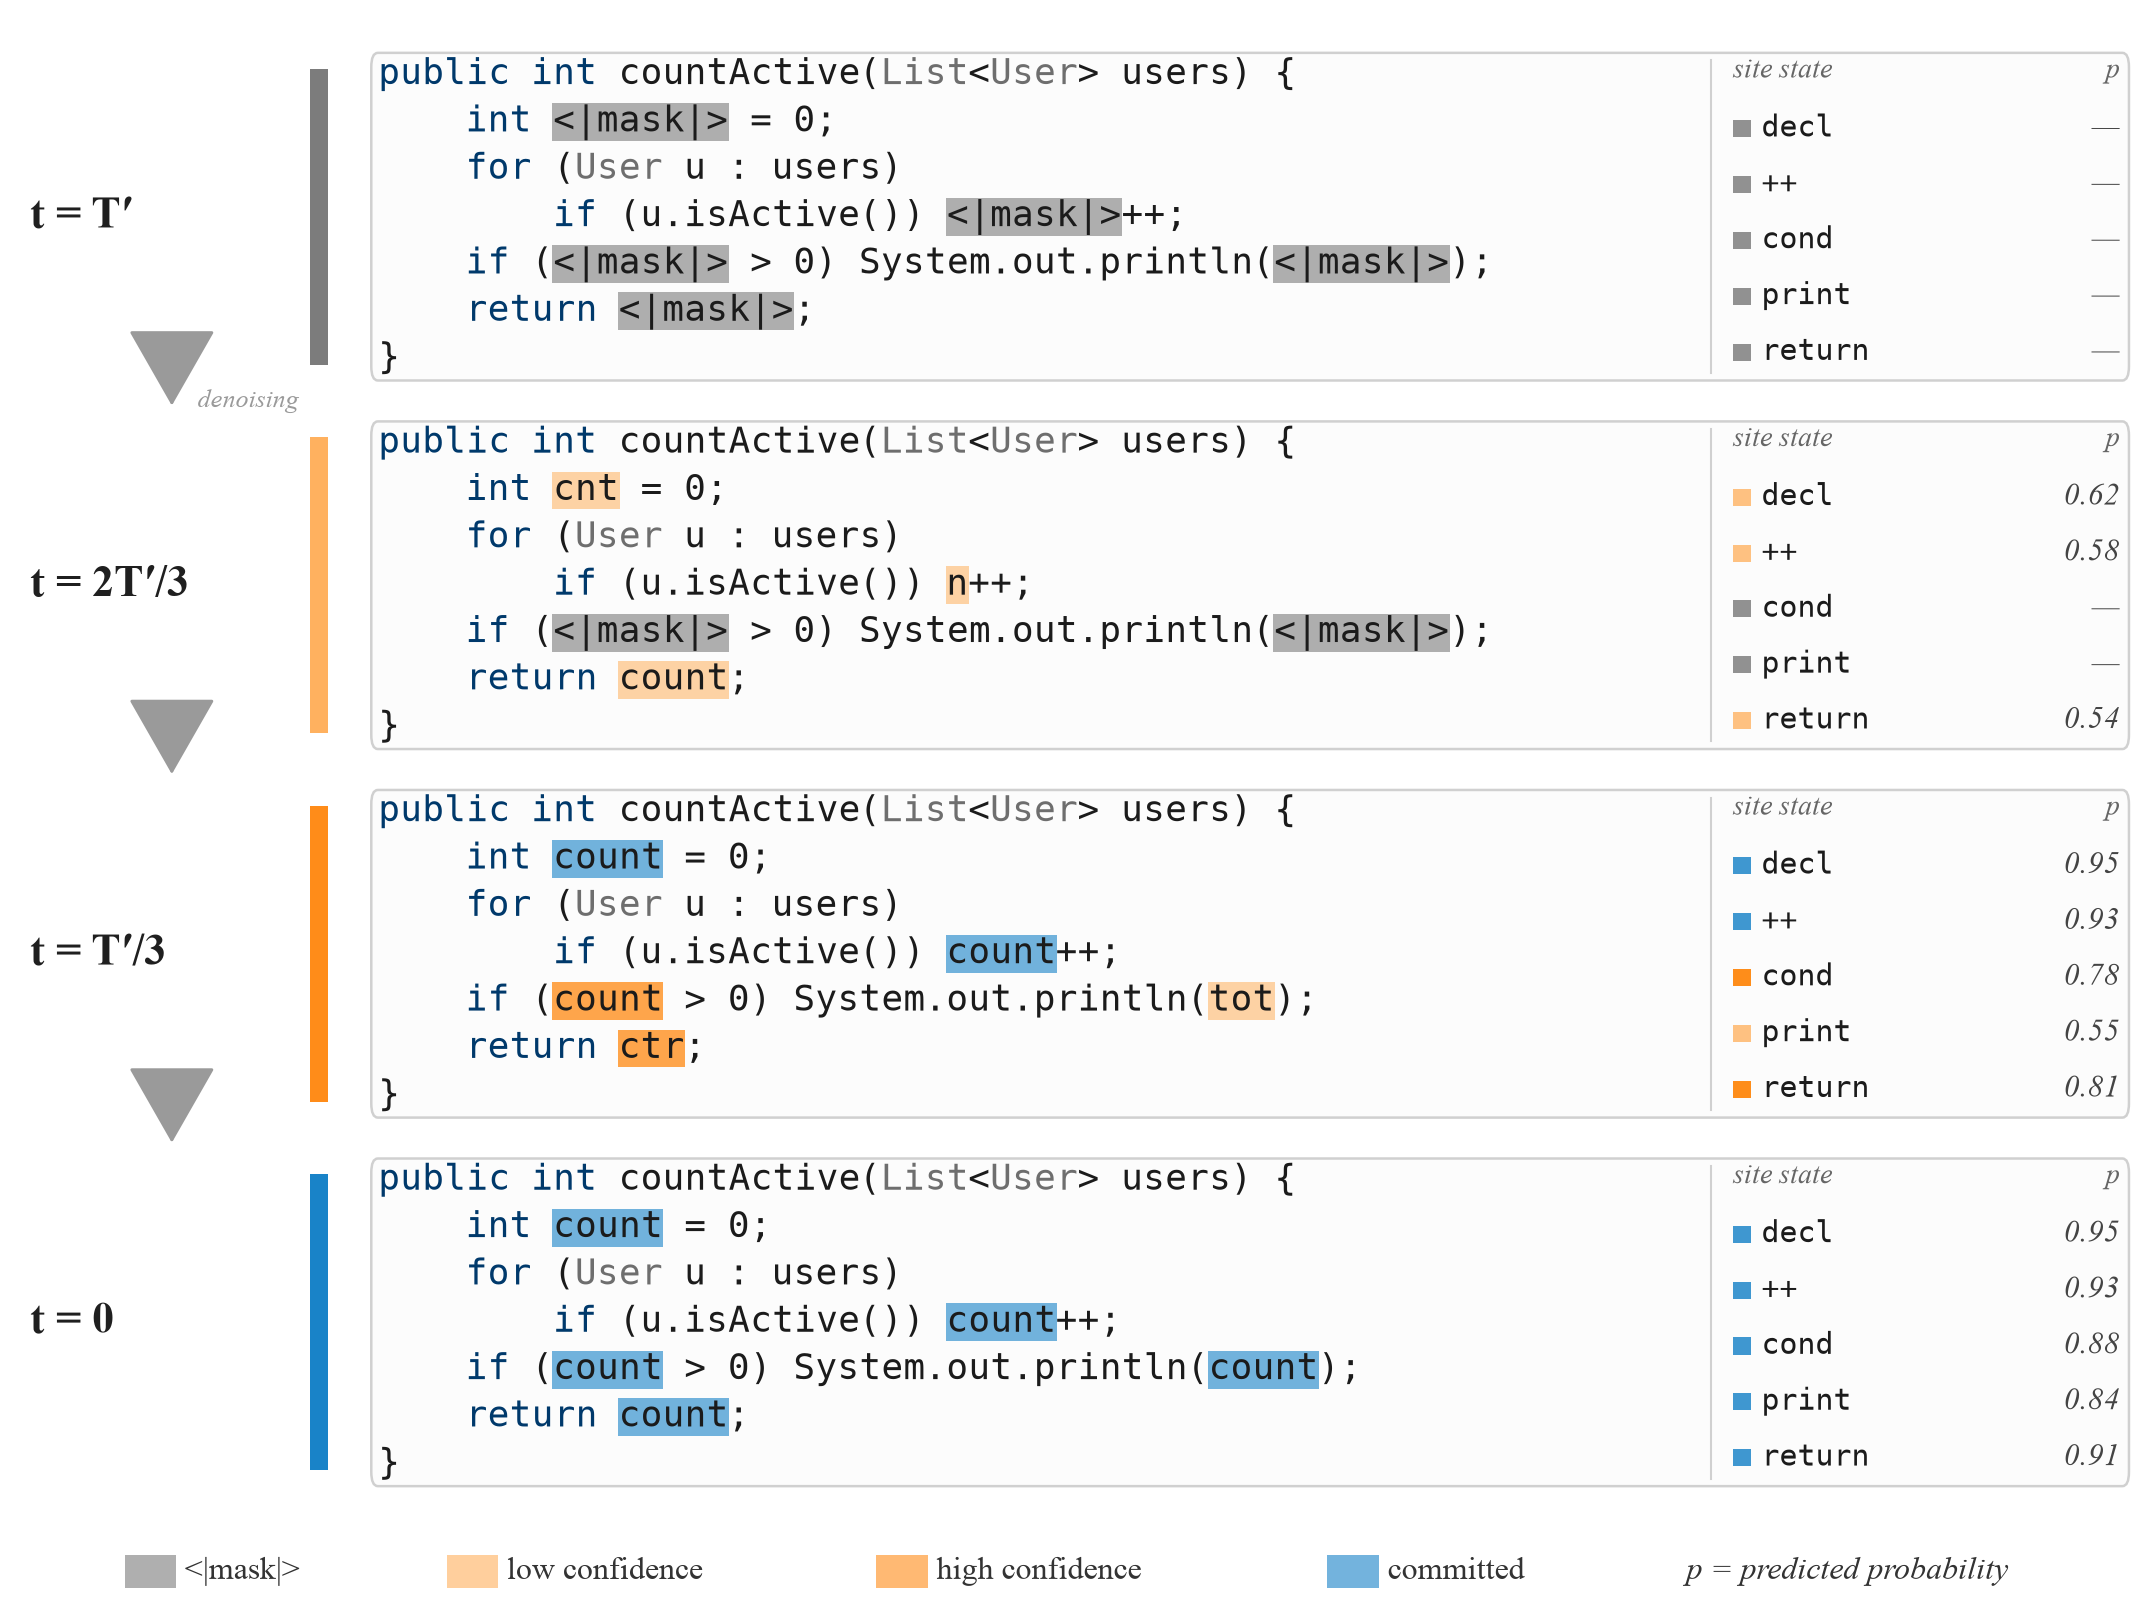

The Python source for this figure:
"""
Generate fig_dllm_demo.pdf: Iterative denoising in a diffusion LLM
applied to multi-site variable renaming.

Four snapshots track a single Java method whose five <|mask|> tokens
are all occurrences of the SAME final identifier — `count` — appearing
in five different syntactic roles inside `countActive(List<User>)`:

    S1 declaration              int <|mask|> = 0;
    S2 increment                if (u.isActive()) <|mask|>++;
    S3 guard condition          if (<|mask|> > 0) ...
    S4 println argument         ... System.out.println(<|mask|>);
    S5 return value             return <|mask|>;

State lifecycle for each site:

    <|mask|>    →   low-confidence prediction   (pale yellow)
                →   high-confidence prediction  (orange)
                →   committed                   (green, locked-in)

Crucially, the *content* of the predicted token at low- and high-conf
states is independent of the final committed answer:

    low_conf    : prediction may differ from the final answer
                  (often does — the model is just guessing).
    high_conf   : prediction usually matches the final answer, but
                  with low probability can still differ.
    committed   : prediction is GUARANTEED to be the final answer.

The PREDICTED_AT_STEP dict below realises this: at t=2T'/3 DECL guesses
`cnt` and INCR guesses `n`; at t=T'/3 PRINT (low) guesses `tot` and
RETURN (high) confidently misfires on `ctr`; by t=0 all five sites
have committed to `count`.

Time convention: we follow the standard masked-diffusion convention in
which t decreases as denoising proceeds. The task does NOT begin from a
fully masked context (t=T); only the target identifier's sites are
masked, so the initial, partially masked state corresponds to an
INTERMEDIATE diffusion time t=T' (0 < T' < T). The reverse/denoising
process therefore runs from t=T' (top panel, all target sites masked)
down to t=0 (bottom panel, all sites committed).
"""

import os
import re
import matplotlib

matplotlib.use("Agg")
import matplotlib.pyplot as plt
import matplotlib.patches as mpatches
from matplotlib.patches import FancyBboxPatch, FancyArrowPatch

# ─────────────────────────────── paths ──────────────────────────────────────
HERE   = os.path.dirname(os.path.abspath(__file__))
ROOT   = os.path.abspath(os.path.join(HERE, ".."))
OUTDIR = os.path.join(HERE)
os.makedirs(OUTDIR, exist_ok=True)

# ─────────────────────────────── colours ────────────────────────────────────
C_MASK         = "#6E6E6E"   # gray placeholder for <|mask|>
C_LOW_CONF     = "#FFA94D"   # light orange for low-confidence (tentative) predictions
C_HIGH_CONF    = "#FF8000"   # orange for high-confidence predictions
C_COMMITTED    = "#0076C2"   # blue for committed (locked-in) tokens
C_CODE         = "#1B1B1B"
C_KW           = "#00396B"   # dark blue keywords
C_TYPE         = "#6E6E6E"   # gray types
C_STR_LITERAL  = "#B35900"   # dark orange strings
C_PANEL_BG     = "#FCFCFC"
C_PANEL_BORDER = "#D0D0D0"
C_LABEL        = "#1F1F1F"
C_LABEL_SUB    = "#5A5A5A"
C_CONF         = "#444444"
C_ARROW        = "#9A9A9A"

# Per-state colour + pill alpha — lower alpha for low-conf to read as
# "tentative", higher for high-conf to read as "confident"
STATE_COLORS = {
    "mask":      C_MASK,
    "low_conf":  C_LOW_CONF,
    "high_conf": C_HIGH_CONF,
    "committed": C_COMMITTED,
}
STATE_ALPHA = {
    "mask":      0.55,
    "low_conf":  0.50,
    "high_conf": 0.70,
    "committed": 0.55,
}

KEYWORDS = {"public", "new", "for", "if", "return", "int", "while", "void", "private", "static"}
TYPES    = {"List", "Integer", "ArrayList", "String", "Map", "User"}

plt.rcParams.update({
    "font.family":  "serif",
    "font.serif":   ["Times New Roman", "DejaVu Serif"],
    "font.size":    9,
    "pdf.fonttype": 42,
    "ps.fonttype":  42,
})

# ─────────────────────────────── content ────────────────────────────────────
# All five <|mask|> tokens resolve to the SAME final identifier.
TARGET_NAME = "count"

IDS = {
    "DECL":   TARGET_NAME,
    "INCR":   TARGET_NAME,
    "COND":   TARGET_NAME,
    "PRINT":  TARGET_NAME,
    "RETURN": TARGET_NAME,
}

# A short syntactic-role label shown for each site in the state board.
SITE_LABELS = {
    "DECL":   "decl",
    "INCR":   "++",
    "COND":   "cond",
    "PRINT":  "print",
    "RETURN": "return",
}

# State of each site at each snapshot, ordered from the start of denoising
# to its end.  Index 0 = t=T' (partially masked intermediate state, all
# target sites masked), 1 = t=2T'/3, 2 = t=T'/3, 3 = t=0 (all committed).
STATE_AT_STEP = {
    "DECL":   ["mask", "low_conf", "committed", "committed"],
    "INCR":   ["mask", "low_conf", "committed", "committed"],
    "COND":   ["mask", "mask",     "high_conf", "committed"],
    "PRINT":  ["mask", "mask",     "low_conf",  "committed"],
    "RETURN": ["mask", "low_conf", "high_conf", "committed"],
}

# Predicted name at each snapshot.  Low-/high-conf predictions can differ
# from TARGET_NAME (low: often does; high: rarely does); committed must
# equal TARGET_NAME.  None when the site is still masked.
PREDICTED_AT_STEP = {
    "DECL":   [None, "cnt",   "count", "count"],
    "INCR":   [None, "n",     "count", "count"],
    "COND":   [None, None,    "count", "count"],
    "PRINT":  [None, None,    "tot",   "count"],
    "RETURN": [None, "count", "ctr",   "count"],
}

# Predicted probability for each site at each snapshot.
CONFIDENCE_AT_STEP = {
    "DECL":   [None, 0.62, 0.95, 0.95],
    "INCR":   [None, 0.58, 0.93, 0.93],
    "COND":   [None, None, 0.78, 0.88],
    "PRINT":  [None, None, 0.55, 0.84],
    "RETURN": [None, 0.54, 0.81, 0.91],
}

# Display order of sites in the side state board (matches their visual
# top-to-bottom order in the source code).
SIDE_ORDER = ["DECL", "INCR", "COND", "PRINT", "RETURN"]

TEMPLATE = [
    "public int countActive(List<User> users) {",
    "    int {DECL} = 0;",
    "    for (User u : users)",
    "        if (u.isActive()) {INCR}++;",
    "    if ({COND} > 0) System.out.println({PRINT});",
    "    return {RETURN};",
    "}",
]

MASK_TOKEN     = "<|mask|>"
FONT_SIZE_INIT = 9.0   # auto-tuned so 1 monospace char = 1 data unit


# ────────────────────────── rendering helpers ───────────────────────────────
def render_state_at_step(step):
    """Return (rendered_lines, highlight_spans).

    highlight_spans : list[(line_idx, col_start, col_end,
                            state, color, conf, tag)]
    """
    rendered, highlights = [], []
    for li, line in enumerate(TEMPLATE):
        out, col, pos = [], 0, 0
        while pos < len(line):
            m = re.search(r"\{([A-Z_]+)\}", line[pos:])
            if not m:
                out.append(line[pos:])
                break
            pre = line[pos:pos + m.start()]
            out.append(pre)
            col += len(pre)
            tag   = m.group(1)
            state = STATE_AT_STEP[tag][step]
            conf  = CONFIDENCE_AT_STEP[tag][step]
            sub   = MASK_TOKEN if state == "mask" else PREDICTED_AT_STEP[tag][step]
            color = STATE_COLORS[state]
            highlights.append((li, col, col + len(sub), state, color, conf, tag))
            out.append(sub)
            col += len(sub)
            pos += m.end()
        rendered.append("".join(out))
    return rendered, highlights


def tokenize_for_color(line):
    """Yield (text, color) groups for word-level syntax highlighting."""
    for p in re.findall(r"\w+|\W+", line):
        if not p:
            continue
        if p in KEYWORDS:
            yield p, C_KW
        elif p in TYPES:
            yield p, C_TYPE
        else:
            yield p, C_CODE


# Sized so the widest rendered line — "    if (<|mask|> > 0) System.out.println(<|mask|>);"
# = 51 chars — fits comfortably with whitespace to spare.
CODE_COLS  = 60
SIDE_COLS  = 18
GAP_COLS   = 2.0


def tune_font_for_axes(fig, ax, fontsize_init):
    """Return the font size that makes 1 monospace char = 1 data unit."""
    N = 40
    probe = ax.text(0, 0, "X" * N, family='monospace', fontsize=fontsize_init,
                    ha='left', va='bottom', alpha=0.0)
    fig.canvas.draw()
    bbox = probe.get_window_extent(renderer=fig.canvas.get_renderer())
    probe.remove()
    inv = ax.transData.inverted()
    x0 = inv.transform((bbox.x0, bbox.y0))[0]
    x1 = inv.transform((bbox.x1, bbox.y0))[0]
    observed_chars = (x1 - x0)
    return fontsize_init * (N / observed_chars)


def draw_code_panel(ax, step, font_size):
    rendered, highlights = render_state_at_step(step)
    num_lines = len(TEMPLATE)
    total_cols = CODE_COLS + GAP_COLS + SIDE_COLS

    ax.set_xlim(-0.6, total_cols + 0.5)
    ax.set_ylim(num_lines + 0.05, -0.05)
    ax.axis("off")

    # rounded panel background (covers code + side area)
    panel = FancyBboxPatch(
        (-0.3, 0.06), total_cols + 0.4, num_lines - 0.12,
        boxstyle="round,pad=0.02,rounding_size=0.30",
        facecolor=C_PANEL_BG, edgecolor=C_PANEL_BORDER, linewidth=0.6,
        zorder=0,
    )
    ax.add_patch(panel)

    # thin separator between code and side panel
    sep_x = CODE_COLS + GAP_COLS / 2
    ax.plot([sep_x, sep_x], [0.20, num_lines - 0.20],
            color=C_PANEL_BORDER, linewidth=0.5, zorder=0)

    # highlight backgrounds behind each identifier span
    for li, c0, c1, state, color, _conf, _tag in highlights:
        rect = mpatches.Rectangle(
            (c0 - 0.04, li + 0.10), (c1 - c0) + 0.08, 0.80,
            facecolor=color, edgecolor='none',
            alpha=STATE_ALPHA[state], zorder=1,
        )
        ax.add_patch(rect)

    # code lines — render token-by-token for cheap syntax colouring
    for li, line in enumerate(rendered):
        x_col = 0
        for tok, color in tokenize_for_color(line):
            ax.text(x_col, li + 0.5, tok,
                    family='monospace', fontsize=font_size,
                    color=color, ha='left', va='center', zorder=3)
            x_col += len(tok)

    # ── side panel: state board for all 5 occurrences ───────────────────────
    side_x = CODE_COLS + GAP_COLS
    side_w = SIDE_COLS

    # two-column header
    ax.text(side_x, 0.42, "site state",
            family='serif', fontsize=6.8, fontstyle='italic',
            color="#666", ha='left', va='center')
    ax.text(side_x + side_w - 0.3, 0.42, "p",
            family='serif', fontsize=6.8, fontstyle='italic',
            color="#666", ha='right', va='center')

    # one row per site, in source order
    n_rows = len(SIDE_ORDER)
    row_h  = (num_lines - 1.1) / n_rows
    for i, tag in enumerate(SIDE_ORDER):
        state = STATE_AT_STEP[tag][step]
        conf  = CONFIDENCE_AT_STEP[tag][step]
        color = STATE_COLORS[state]
        role  = SITE_LABELS[tag]
        row_y = 1.05 + i * row_h + row_h / 2

        chip = mpatches.Rectangle(
            (side_x, row_y - 0.18), 0.8, 0.36,
            facecolor=color, edgecolor='none',
            alpha=min(STATE_ALPHA[state] + 0.20, 0.95), zorder=2,
        )
        ax.add_patch(chip)

        ax.text(side_x + 1.3, row_y, role,
                family='monospace', fontsize=font_size - 1.5,
                color=C_CODE, ha='left', va='center')

        conf_text = f"{conf:.2f}" if conf is not None else "—"
        ax.text(side_x + side_w - 0.3, row_y, conf_text,
                family='serif', fontsize=7.4, fontstyle='italic',
                color=C_CONF, ha='right', va='center')


# ─────────────────────────────── figure ─────────────────────────────────────
FIG_W = 7.16   # IEEE figure*
FIG_H = 5.40   # no title strip — panels go straight from the top of the figure

fig = plt.figure(figsize=(FIG_W, FIG_H), dpi=200)

LEFT       = 0.005
LABEL_W    = 0.150
GAP_LR     = 0.015
PANEL_L    = LEFT + LABEL_W + GAP_LR
PANEL_R    = 0.995
TOP        = 0.970   # panels start near the top of the figure (no title)
BOT        = 0.080
N_PANELS   = 4
GAP_V      = 0.020
TOTAL_H    = TOP - BOT
PANEL_H    = (TOTAL_H - GAP_V * (N_PANELS - 1)) / N_PANELS

# Each panel: (step_idx, main_label, accent_color)
# Accent colour tracks the *novel* state introduced at that snapshot.
# Denoising runs top-to-bottom from the intermediate, partially masked
# state t=T' (only the target sites are masked) down to the fully
# resolved state t=0 — the standard masked-diffusion time direction.
PANELS = [
    (0, "t = T′",      C_MASK),
    (1, "t = 2T′/3",   C_LOW_CONF),
    (2, "t = T′/3",    C_HIGH_CONF),
    (3, "t = 0",            C_COMMITTED),
]

panel_anchors = []
for i, (step, lbl_main, accent) in enumerate(PANELS):
    top = TOP - i * (PANEL_H + GAP_V)
    bot = top - PANEL_H
    panel_anchors.append((top, bot))

    # code panel axes
    ax = fig.add_axes([PANEL_L, bot, PANEL_R - PANEL_L, PANEL_H])
    total_cols = CODE_COLS + GAP_COLS + SIDE_COLS
    ax.set_xlim(-0.6, total_cols + 0.5)
    ax.set_ylim(len(TEMPLATE) + 0.05, -0.05)
    font_size = tune_font_for_axes(fig, ax, FONT_SIZE_INIT)
    draw_code_panel(ax, step, font_size)

    # label axes (left strip)
    lax = fig.add_axes([LEFT, bot, LABEL_W, PANEL_H])
    lax.axis("off")
    lax.set_xlim(0, 1)
    lax.set_ylim(0, 1)

    # accent stripe
    stripe = mpatches.Rectangle((0.93, 0.06), 0.055, 0.88,
                                facecolor=accent, edgecolor='none', alpha=0.9)
    lax.add_patch(stripe)

    # main label only (sub-label removed per spec)
    lax.text(0.06, 0.50, lbl_main, fontsize=10.5, fontweight='bold',
             color=C_LABEL, ha='left', va='center')

# slim downward "denoising" arrows in the left margin between panels
arrow_ax = fig.add_axes([0, 0, 1, 1])
arrow_ax.set_xlim(0, 1)
arrow_ax.set_ylim(0, 1)
arrow_ax.axis("off")
arrow_ax.patch.set_alpha(0)
arrow_x = LEFT + LABEL_W / 2
for i in range(N_PANELS - 1):
    y_top = panel_anchors[i][1]
    y_bot = panel_anchors[i + 1][0]
    arrow = FancyArrowPatch(
        (arrow_x, y_top - 0.002),
        (arrow_x, y_bot + 0.002),
        arrowstyle='-|>,head_length=2.8,head_width=1.6',
        color=C_ARROW, linewidth=0.7, mutation_scale=6,
    )
    arrow_ax.add_patch(arrow)
arrow_ax.text(arrow_x + 0.012,
              (panel_anchors[0][1] + panel_anchors[1][0]) / 2,
              "denoising", fontsize=6.3, color=C_ARROW,
              ha='left', va='center', fontstyle='italic', rotation=0)

# bottom legend strip
LEG_Y = 0.030
def chip(x_center, color, label, alpha=0.55):
    chip_ax = fig.add_axes([x_center - 0.012, LEG_Y - 0.010, 0.024, 0.020])
    chip_ax.axis("off")
    chip_ax.set_xlim(0, 1); chip_ax.set_ylim(0, 1)
    chip_ax.add_patch(mpatches.Rectangle((0, 0), 1, 1,
                                         facecolor=color, alpha=alpha,
                                         edgecolor='none'))
    fig.text(x_center + 0.016, LEG_Y, label, fontsize=7.6,
             color="#333", ha='left', va='center')

chip(0.07, C_MASK,      "<|mask|>")
chip(0.22, C_LOW_CONF,  "low confidence")
chip(0.42, C_HIGH_CONF, "high confidence")
chip(0.63, C_COMMITTED, "committed")
fig.text(0.86, LEG_Y, "p = predicted probability",
         fontsize=7.6, color="#333", ha='center', va='center',
         fontstyle='italic')

# save
out_pdf = os.path.join(OUTDIR, "fig01_dllm_denoising.pdf")
out_png = os.path.join(OUTDIR, "fig01_dllm_denoising.png")
fig.savefig(out_pdf, pad_inches=0.04)
fig.savefig(out_png, pad_inches=0.04, dpi=300)
plt.close(fig)
print(f"Wrote {out_pdf}")
print(f"Wrote {out_png}")
